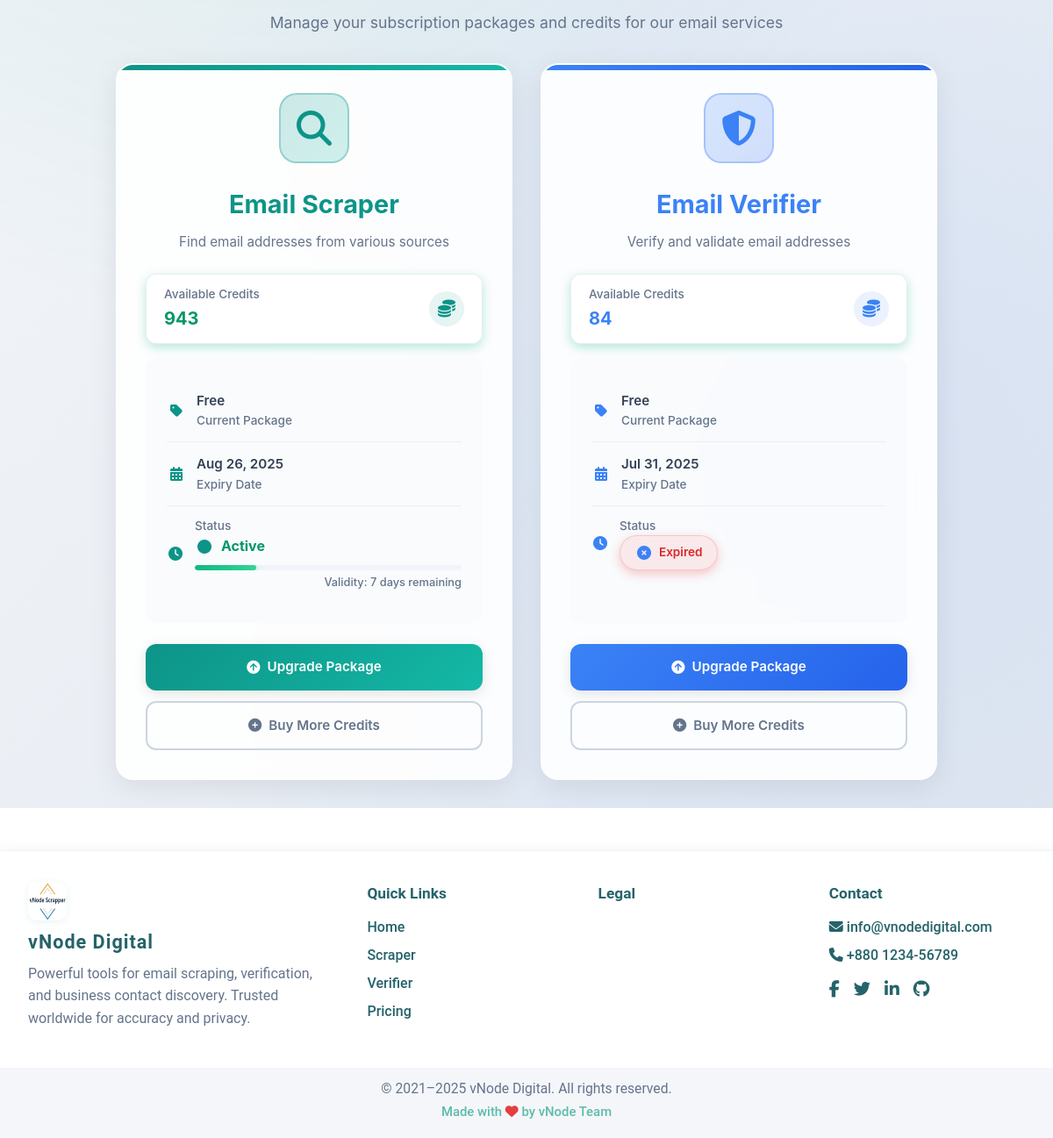
The page /account/profile/ (signed in, lower part) on the database as committed earlier.
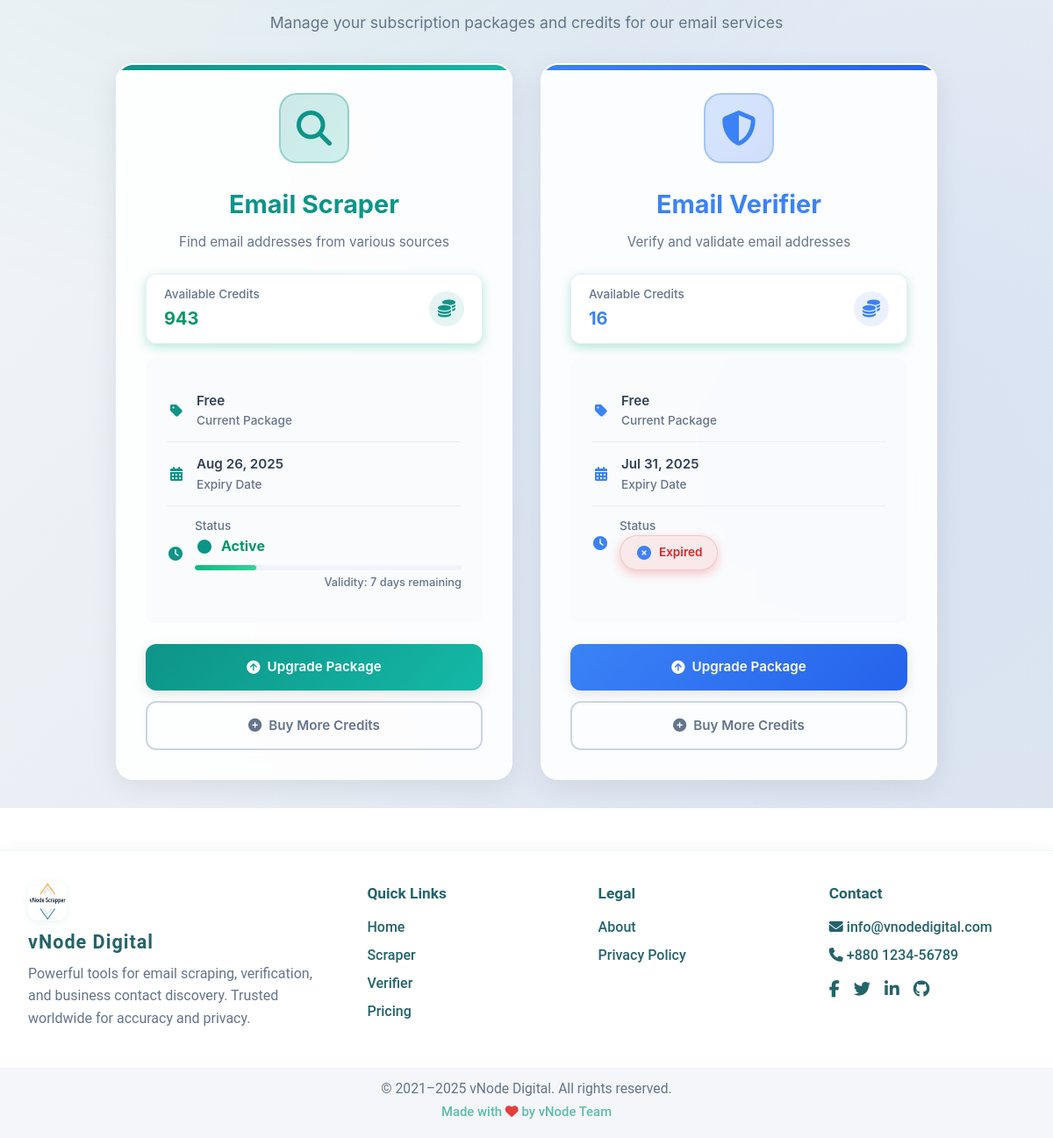
The same page on the database as committed later.
### accounts/models.py (models this page shows, shortened)
class UserProfile(models.Model):
    PLAN_CHOICES = [
        ('free', 'Free'),
        ('starter', 'Starter'),
        ('pro', 'Pro'),
        ('enterprise', 'Enterprise'),
    ]
    STATUS_CHOICES = [
        ('pending', 'Pending'),
        ('approve', 'Approved'),
        ('reject', 'Rejected'),
    ]
    user = models.OneToOneField(User, on_delete=models.CASCADE, related_name='profile')
    phone_number = models.CharField(max_length=20, blank=True, null=True)
    company_name = models.CharField(max_length=100, blank=True, null=True)
    scraper_package = models.CharField(max_length=20, choices=PLAN_CHOICES, default='free')
    verifier_package = models.CharField(max_length=20, choices=PLAN_CHOICES, default='free')
    subscription_start = models.DateField(blank=True, null=True)
    subscription_end = models.DateField(blank=True, null=True)
    is_trial = models.BooleanField(default=False)
    verifier_subscription_start = models.DateField(blank=True, null=True)
    verifier_subscription_end = models.DateField(blank=True, null=True)
    verifier_is_trial = models.BooleanField(default=False)
    status = models.CharField(max_length=20, choices=STATUS_CHOICES, default='pending')
    verification_token = models.CharField(max_length=256, blank=True, null=True)
    email_credits = models.IntegerField(default=100)  # could reset monthly based on plan
    verify_credits = models.IntegerField(default=100)  # could reset monthly based on plan
    total_scrapes = models.IntegerField(default=0)
    last_login_ip = models.GenericIPAddressField(blank=True, null=True)
    preferred_language = models.CharField(max_length=10, default='en')
    timezone = models.CharField(max_length=50, default='UTC')
    last_reward_claim = models.DateField(blank=True, null=True)  # Track last reward claim date
    claimed_free_package = models.BooleanField(default=False)
    claimed_free_verifier_package = models.BooleanField(default=False)

### page/models.py (models this page shows, shortened)
class Page(models.Model):
    title = models.CharField(max_length=200)
    slug = models.SlugField(unique=True, blank=True)
    content = RichTextField(config_name='full_toolbar')
    published = models.BooleanField(default=True)
    created_at = models.DateTimeField(auto_now_add=True)
    updated_at = models.DateTimeField(auto_now=True)
    is_footer = models.BooleanField(default=False)

### accounts/views.py (the view)
# urls.py: path('profile/', views.user_profile, name='user_profile'),  # Fixed incorrect reference
@login_required
def user_profile(request):
    profile, created = UserProfile.objects.get_or_create(user=request.user)
    today = date.today()
    scraper_remaining_days = None
    if profile.subscription_end:
        scraper_remaining_days = (profile.subscription_end - today).days
        if scraper_remaining_days < 0:
            scraper_remaining_days = 0
    verifier_remaining_days = None
    if profile.verifier_subscription_end:
        verifier_remaining_days = (profile.verifier_subscription_end - today).days
        if verifier_remaining_days < 0:
            verifier_remaining_days = 0
    return render(request, 'accounts/user_profile.html', {
        'profile': profile,
        'today': today,
        'remaining_days': scraper_remaining_days,  # For backwards compatibility
        'scraper_remaining_days': scraper_remaining_days,
        'verifier_remaining_days': verifier_remaining_days,
    })

### templates/accounts/user_profile.html (shortened to what this page needs)
{% extends 'base.html' %}
{% load static %}
{% block head %}
<link href="https://cdnjs.cloudflare.com/ajax/libs/font-awesome/6.0.0/css/all.min.css" rel="stylesheet">
{% endblock %}
{% block body %}
<div class="profile-dashboard">
    <div class="profile-container">
        <div class="subscription-section">
            <div class="subscription-header">
                <p>Manage your subscription packages and credits for our email services</p>
            </div>
            <div class="subscription-container">
                <div class="subscription-card scraper-card">
                    <div class="subscription-icon scraper-icon">
                        <i class="fas fa-search"></i>
                    </div>
                    <div class="subscription-title scraper-title">
                        <h3>Email Scraper</h3>
                        <p>Find email addresses from various sources</p>
                    </div>
                    <div class="credits-counter scraper-credits {% if profile.email_credits > 0 %}credits-high{% else %}credits-low{% endif %}">
                        <div class="credits-info">
                            <span class="credits-label">Available Credits</span>
                            <span class="credits-count">{{ profile.email_credits }}</span>
                        </div>
                        <div class="credits-icon">
                            <i class="fas fa-coins"></i>
                        </div>
                    </div>
                    <div class="subscription-details">
                        <div class="subscription-item scraper-item">
                            <i class="fas fa-tag"></i>
                            <div>
                                <span class="subscription-value">{{ profile.scraper_package|capfirst }}</span>
                                <span class="subscription-label">Current Package</span>
                            </div>
                        </div>
                        <div class="subscription-item scraper-item">
                            <i class="fas fa-calendar-alt"></i>
                            <div>
                                <span class="subscription-value">
                                    {% if profile.subscription_end %}
                                        {{ profile.subscription_end|date:"M d, Y" }}
                                    {% else %}
                                        Not Available
                                    {% endif %}
                                </span>
                                <span class="subscription-label">Expiry Date</span>
                            </div>
                        </div>
                        <div class="subscription-item scraper-item">
                            <i class="fas fa-clock"></i>
                            <div style="width: 100%;">
                                <span class="subscription-label">Status</span>
                                {% if profile.subscription_end and profile.subscription_end >= today %}
                                    <div class="status-validity-display">
                                        <div class="status-line">
                                            <div class="status-indicator">
                                                <i class="fas fa-circle"></i>
                                                 Active
                                            </div>
                                        </div>
                                        <div class="validity-line">
                                            <div class="validity-progress"></div>
                                        </div>
                                        <div class="validity-text" id="scraper-remaining-days" data-days="{{ scraper_remaining_days|default:0 }}">
                                            Validity: {{ scraper_remaining_days|default:0 }} days remaining
                                        </div>
                                    </div>
                                {% elif profile.subscription_end %}
                                    <span class="status-pill status-expired">
                                        <i class="fas fa-times-circle"></i>
                                        Expired
                                    </span>
                                {% else %}
                                    <span class="status-pill status-warning">
                                        <i class="fas fa-exclamation-triangle"></i>
                                        No data
                                    </span>
                                {% endif %}
                            </div>
                        </div>
                    </div>
                    <div class="subscription-actions">
                        <a href="#" class="subscription-btn btn-primary btn-scraper">
                            <i class="fas fa-arrow-circle-up"></i>
                            Upgrade Package
                        </a>
                        <a href="#" class="subscription-btn btn-secondary">
                            <i class="fas fa-plus-circle"></i>
                            Buy More Credits
                        </a>
                    </div>
                </div>
                <div class="subscription-card verifier-card">
                    <div class="subscription-icon verifier-icon">
                        <i class="fas fa-shield-alt"></i>
                    </div>
                    <div class="subscription-title verifier-title">
                        <h3>Email Verifier</h3>
                        <p>Verify and validate email addresses</p>
                    </div>
                    <div class="credits-counter verifier-credits {% if profile.verify_credits > 0 %}credits-high{% else %}credits-low{% endif %}">
                        <div class="credits-info">
                            <span class="credits-label">Available Credits</span>
                            <span class="credits-count" style="color: #3b82f6;">{{ profile.verify_credits }}</span>
                        </div>
                        <div class="credits-icon">
                            <i class="fas fa-coins"></i>
                        </div>
                    </div>
                    <div class="subscription-details">
                        <div class="subscription-item verifier-item">
                            <i class="fas fa-tag"></i>
                            <div>
                                <span class="subscription-value">{{ profile.verifier_package|capfirst }}</span>
                                <span class="subscription-label">Current Package</span>
                            </div>
                        </div>
                        <div class="subscription-item verifier-item">
                            <i class="fas fa-calendar-alt"></i>
                            <div>
                                <span class="subscription-value">
                                    {% if profile.verifier_subscription_end %}
                                        {{ profile.verifier_subscription_end|date:"M d, Y" }}
                                    {% else %}
                                        Not Available
                                    {% endif %}
                                </span>
                                <span class="subscription-label">Expiry Date</span>
                            </div>
                        </div>
                        <div class="subscription-item verifier-item">
                            <i class="fas fa-clock"></i>
                            <div style="width: 100%;">
                                <span class="subscription-label">Status</span>
                                {% if profile.verifier_subscription_end and profile.verifier_subscription_end >= today %}
                                    <div class="status-validity-display">
                                        <div class="status-line">
                                            <div class="status-indicator" style="color: #3b82f6;">
                                                <i class="fas fa-circle"></i>
                                                 Active
                                            </div>
                                        </div>
                                        <div class="validity-line">
                                            <div class="validity-progress"></div>
                                        </div>
                                        <div class="validity-text" id="verifier-remaining-days" data-days="{{ verifier_remaining_days|default:0 }}">
                                            Validity: {{ verifier_remaining_days|default:0 }} days remaining
                                        </div>
                                    </div>
                                {% elif profile.verifier_subscription_end %}
                                    <span class="status-pill status-expired">
                                        <i class="fas fa-times-circle"></i>
                                        Expired
                                    </span>
                                {% else %}
                                    <span class="status-pill status-warning">
                                        <i class="fas fa-exclamation-triangle"></i>
                                        No data
                                    </span>
                                {% endif %}
                            </div>
                        </div>
                    </div>
                    <div class="subscription-actions">
                        <a href="#" class="subscription-btn btn-primary btn-verifier">
                            <i class="fas fa-arrow-circle-up"></i>
                            Upgrade Package
                        </a>
                        <a href="#" class="subscription-btn btn-secondary">
                            <i class="fas fa-plus-circle"></i>
                            Buy More Credits
                        </a>
                    </div>
                </div>
            </div>
        </div>
    </div>
</div>
{% endblock %}

### templates/base.html (shortened to what this page needs)
{% load static %}
{% load static tailwind_tags %}
{% load django_browser_reload %}
<!DOCTYPE html>
<html lang="en">
<head>
    {% tailwind_css %}
    <link rel="stylesheet" href="{% static 'css/navbar.css' %}">
    {% block head %} {% endblock %}
</head>
<body>
    <div >
        {% block body %} {% endblock %}
    </div>
{% include 'footer.html' %}
<link rel="stylesheet" href="https://cdnjs.cloudflare.com/ajax/libs/font-awesome/6.5.0/css/all.min.css">
</body>
</html>

### templates/navbar.html (shortened to what this page needs)
{% load static %}

### templates/footer.html (shortened to what this page needs)
<footer class="footer-global">
  <div class="footer-main">
    <div class="footer-col about">
      <img src="/media/logo.png" alt="vNode Digital Logo" class="footer-logo">
      <div class="footer-title">vNode Digital</div>
      <p class="footer-desc">Powerful tools for email scraping, verification, and business contact discovery. Trusted worldwide for accuracy and privacy.</p>
    </div>
    <div class="footer-col">
      <div class="footer-heading">Quick Links</div>
      <a href="/" class="footer-link">Home</a>
      <a href="{% url 'scraper:professional_scraper' %}" class="footer-link">Scraper</a>
      <a href="{% url 'verifier:verify_emails' %}" class="footer-link">Verifier</a>
      <a href="{% url 'package:package' %}" class="footer-link">Pricing</a>
    </div>
    <div class="footer-col">
      <div class="footer-heading">Legal</div>
      {% if footer_pages %}
        {% for page in footer_pages %}
          <a href="{% url 'page_view' slug=page.slug %}" class="footer-link">{{ page.title }}</a>
        {% endfor %}
      {% endif %}
    </div>
    <div class="footer-col">
      <div class="footer-heading">Contact</div>
      <a href="mailto:info@vnodedigital.com" class="footer-link"><i class="fas fa-envelope"></i> info@vnodedigital.com</a>
      <a href="tel:+880123456789" class="footer-link"><i class="fas fa-phone"></i> +880 1234-56789</a>
      <div class="footer-social">
        <a href="https://facebook.com/" target="_blank" class="footer-social-link" aria-label="Facebook"><i class="fab fa-facebook-f"></i></a>
        <a href="https://twitter.com/" target="_blank" class="footer-social-link" aria-label="Twitter"><i class="fab fa-twitter"></i></a>
        <a href="https://linkedin.com/" target="_blank" class="footer-social-link" aria-label="LinkedIn"><i class="fab fa-linkedin-in"></i></a>
        <a href="https://github.com/" target="_blank" class="footer-social-link" aria-label="GitHub"><i class="fab fa-github"></i></a>
      </div>
    </div>
  </div>
  <div class="footer-bottom">
    <span>&copy; 2021–2025 vNode Digital. All rights reserved.</span>
    <span class="footer-madeby">Made with <i class="fas fa-heart" style="color:#e53e3e;"></i> by vNode Team</span>
  </div>
</footer>

Rows that differ between the two databases and show on the page:
changed UserProfile "Free": verify_credits "84" → "16"
added Page: title "About"
added Page: title "Privacy Policy"
